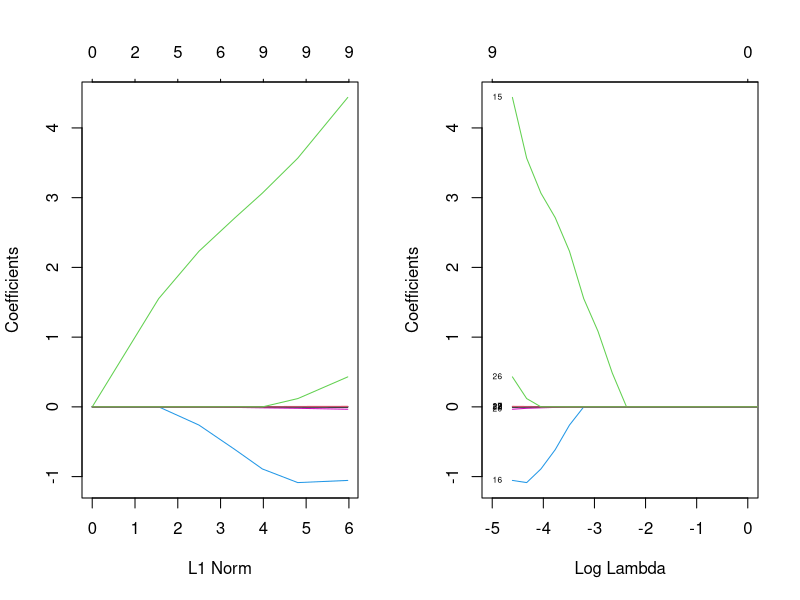
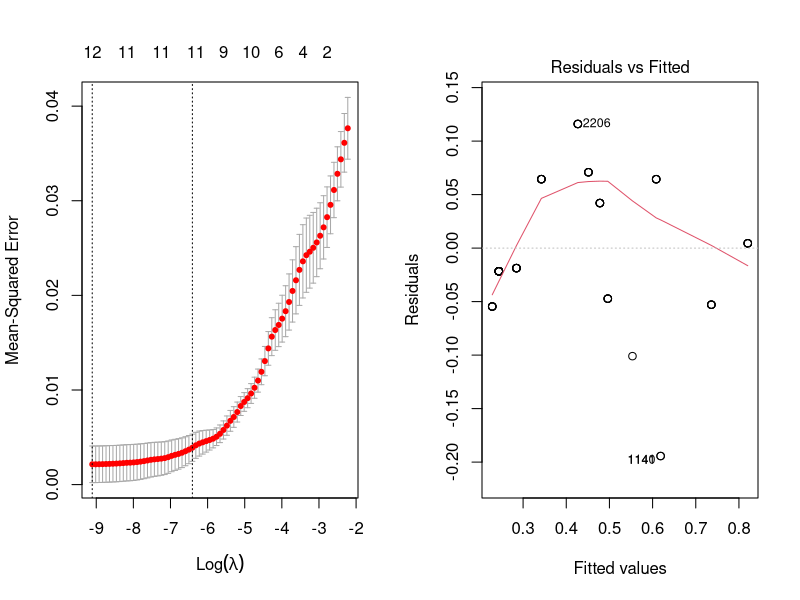
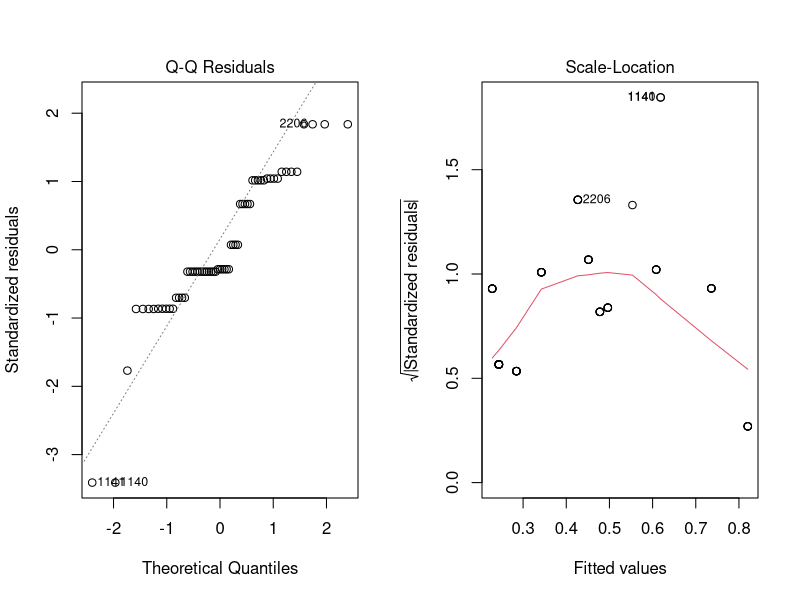
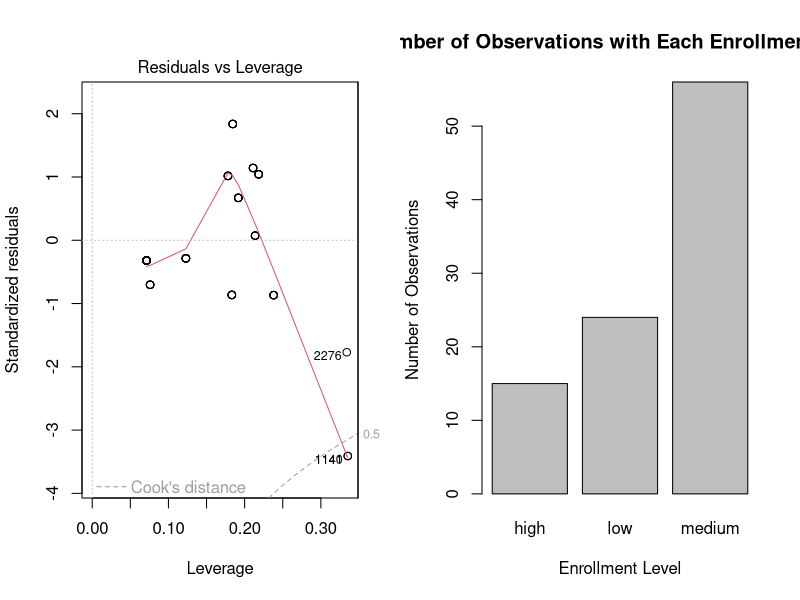

Source code (R) for these figures, in order: (Note: this script raises an error after producing the figures.)
set.seed(1)
Detroit = read.csv("detroit_data.csv")
Detroit = Detroit[, 4:31]
Detroit = Detroit[which(!is.na(Detroit$TotGrad)),]
Detroit = na.omit(Detroit)
names(Detroit)
train = sample(0.65*nrow(Detroit), rep = FALSE)
library(glmnet)
grid = 10^seq(10,-2, length=100)
X = model.matrix(PctEnrl ~ ., Detroit)[, -1]
Y = Detroit$PctEnrl
lasso.mod =glmnet(X[train,], Y[train], alpha=1, lambda=grid)
par(mfrow =c(1, 2))
plot(lasso.mod)# plot w/ L1 norm
plot(lasso.mod, xvar = "lambda", label = TRUE, xlim = c(-5, 0))
set.seed(1)
cv.out =cv.glmnet(X[train,], Y[train], alpha=1)
plot(cv.out)
bestlam = cv.out$lambda.min
lasso.coef =predict(lasso.mod, type="coefficients", s=bestlam)
lasso_vars_lm = lm(PctEnrl ~ TotEnrl + FivePlus_Tot + PctUndr5ER +  PctOvr5ER  + CntTested + EBLL + Under6EBLL + Under18CntTested + PctUnder6EBLL, data = Detroit[train,])
lasso.pred_train =predict(lasso.mod,s=bestlam,newx=X[train,])
mean((lasso.pred_train-Y[train])^2)
lasso.pred_test = predict(lasso.mod, s = bestlam, newx = X[-train,])
mean((lasso.pred_test - Y[-train])^2)
lm.pred.train = predict.lm(lasso_vars_lm, Detroit[train,])
lm.train.mse = mean((lm.pred.train - Detroit$PctEnrl[train])^2)
lm.pred.test = predict.lm(lasso_vars_lm, Detroit[-train,])
lm.test.mse = mean((lm.pred.test - Detroit$PctEnrl[-train])^2)
plot(lasso_vars_lm)
Detroit$EnrlLvl = factor(ifelse(Detroit$PctEnrl < 0.35, "low", ifelse(Detroit$PctEnrl < 0.65, "medium", "high")))
plot(Detroit$EnrlLvl, xlab = "Enrollment Level", ylab = "Number of Observations", main = "Number of Observations with Each Enrollment Level")
library("FNN")
Detroit_train = Detroit[train,]
Detroit_test = Detroit[-train,]
mean_train = colMeans(Detroit_train[,1:28])
std_train = sqrt(diag(var(Detroit_train[,1:28])))
X_Detroit_train = scale(Detroit_train[,1:28], center = mean_train, scale = std_train)
X_Detroit_train = X_Detroit_train[,c(1:12, 16:18, 20:28)]
Y_Detroit_train = Detroit_train$EnrlLvl
X_Detroit_test = scale(Detroit_test[,1:28], center = mean_train, scale = std_train)
X_Detroit_test = X_Detroit_test[,c(1:12, 16:18, 20:28)]
Y_Detroit_test = Detroit_test$EnrlLvl
Detroit_pred = knn(train = X_Detroit_train, test = X_Detroit_test, cl = Y_Detroit_train, k = 10)
mean(Detroit_pred != Y_Detroit_test)
conf_table = table(Detroit_pred, Y_Detroit_test)
set.seed(1)
k_to_try = 1:length(Detroit_train)
err_Detroit_train = rep(0, times = length(k_to_try))
err_Detroit_test = rep(0, times = length(k_to_try))
for(i in 1:length(k_to_try))
{
    pred_train = knn(train = X_Detroit_train, cl = Y_Detroit_train, test = X_Detroit_train, k = k_to_try[i])
    pred_train = factor(pred_train, levels = levels(Y_Detroit_train))
    err_Detroit_train[i] = mean(Y_Detroit_train != pred_train)
    pred_test = knn(train = X_Detroit_train, cl = Y_Detroit_train, test = X_Detroit_test, k = k_to_try[i])
    pred_test = factor(pred_test, levels = levels(Y_Detroit_train))
    err_Detroit_test[i] = mean(Y_Detroit_test != pred_test)    
}
plot(k_to_try, err_Detroit_train, type = "b", col = "blue", cex = 1, pch = 20,xlab = "Number of neighbors (K)", ylab = "classification error",ylim =c(0,1),main = "Classification error for different K")
lines(k_to_try, err_Detroit_test, type = "b", lwd = 2, col = "red")
legend("bottomright", legend =c("training error", "test error"),col =c("blue", "red"), cex = .75, lwd =c(2, 2), pch =c(1, 1), lty =c(1, 1))
plot(Detroit[-train,]$PctAsthma, Detroit[-train,]$PctUndr5ER, col = Detroit$EnrlLvl, xlab = "Percent Asthma", ylab = "Percentage Under 5 ER", main = "True class vs Predicted class by Logistic Regression (Testing Data)")
points(Detroit$PctAsthma, Detroit$PctUndr5ER, pch = c(4,14)[pred_test])
legend("bottomright", c("True Level = low","True Level = medium", "True Level = high", "Pred Level = low", "Pred Level = medium", "Pred Level = high"), 
col=c("orange", "blue", "black", "black"), pch=c(1,1,4,14))
ggplot(Detroit[-train], aes(x = Detroit[train,]$PctAsthma, y = Detroit[train,]$PctUndr5ER)) +
    geom_point(aes(color=Detroit[train,]$EnrlLvl), shape = pred_train)+
    labs(title="PctAsthma vs. PctUndr5ER", x="Asthma", y = "Under 5", color = "Levels") +
    theme_minimal() +
    geom_jitter(width = 0.005, height = 0.005, aes(color = Detroit[train,]$EnrlLvl), shape = pred_train)
min(err_Detroit_test)
err_Detroit_test
log1 = glm(PctEnrl ~ TotEnrl + FivePlus_Tot + PctUndr5ER +  PctOvr5ER  + CntTested + EBLL + Under6EBLL + Under18CntTested + PctUnder6EBLL, data = Detroit[train,], family = binomial)
summary(log1)
plot(log1)
pred = predict(log1, Detroit[-train,])
predProbs = binomial()$linkinv(pred)
testPrediction = rep("high", nrow(Detroit[-train,]))
testPrediction[predProbs < 0.65] = "medium"
testPrediction[predProbs < 0.35] = "low"
table(testPrediction, Detroit[-train,]$EnrlLvl, dnn =c("Predicted", "Actual"))
round(mean(testPrediction != Detroit[-train,]$EnrlLvl),2)
simple = lm(PctEnrl ~ PctUndr5ER, data = Detroit[train,])
simple_pred = predict.lm(simple, Detroit[train,])
mean((simple_pred - Detroit[train,]$PctEnrl)^2)
plot(Detroit$PctUndr5ER, Detroit$PctEnrl, xlab = "Percentage Enrollment", ylab = "Percentage Under 5 ER", xlim = c(0,1), ylim = c(0.1,0.9), main = "Percentage Enrollment vs Percentage Under 5 ER")
abline(a = simple$coefficients[1], b = simple$coefficients[2], col = 'blue')
abline(a = lasso_vars_lm$coefficients[1], b = lasso_vars_lm$coefficients[2], col = 'blue')
